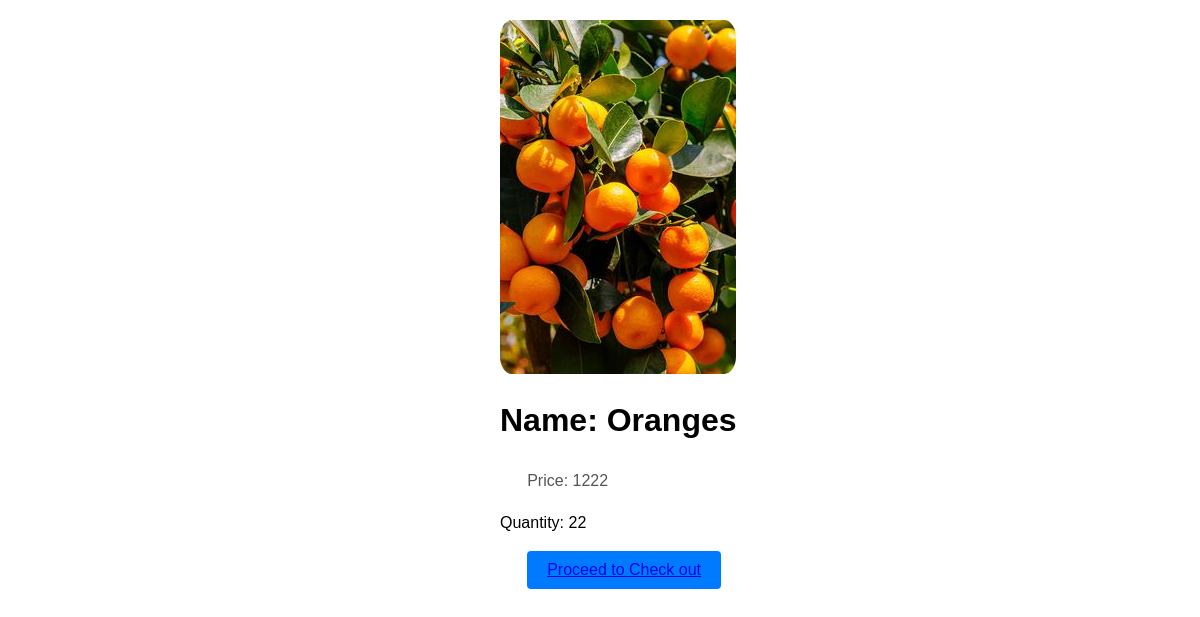
Page /cart/cart/17/ on the committed database.
### cart/models.py (models this page shows)
class Product_Cart(models.Model):
    class Meta:
        verbose_name_plural = "Product_cart"
    products = models.ManyToManyField(Product)
    product_name = models.CharField(max_length=32)
    product_price = models.IntegerField()
    product_quantity = models.IntegerField()
    product_image =models.ImageField()
    date_added = models.DateTimeField()

### cart/views.py (the view)
# urls.py: path("cart/<int:id>/",cart_detail, name="cart_detail"),
def cart_detail(request, id):
    cart = Product_Cart.objects.get(id=id)
    return render(request, 'cart/cart_detail.html', {'cart': cart})

### templates/cart/cart_detail.html (shortened to what this page needs)
<!DOCTYPE html>
<html lang="en">
<head>
</head>
<body>
    <img src="{{cart.product_image.url}}" class="img"/>
    <h1 class="product-name"> Name: {{ cart.product_name }}</h1>
    <p class="product-name"> Price: {{ cart.product_price}}</p>
    <p1 class="product-name">Quantity: {{cart.product_quantity }}</p>
    <button type="submit"><a href="{% url 'payment_create_view' %}">Proceed to Check out</a></button>
</body>
</html>

### templates/cart/cart_detail.html (style rules this page uses)
body { font-family: Arial, sans-serif; line-height: 1.6; margin: 0; padding: 20px; margin-left: 40%; }
img { max-width: 100%; height: auto; display: block; margin-bottom: 20px; border-radius: 5%; }
p { color: #555; margin-left: 4%; }
button { background-color: #007bff; color: #fff; border: none; padding: 10px 20px; cursor: pointer; font-size: 16px; border-radius: 4px; margin-left: 4%; }

### rows in the picture
Product_Cart: product_image (picture), product_name "Oranges", product_price "1222", product_quantity "22"
